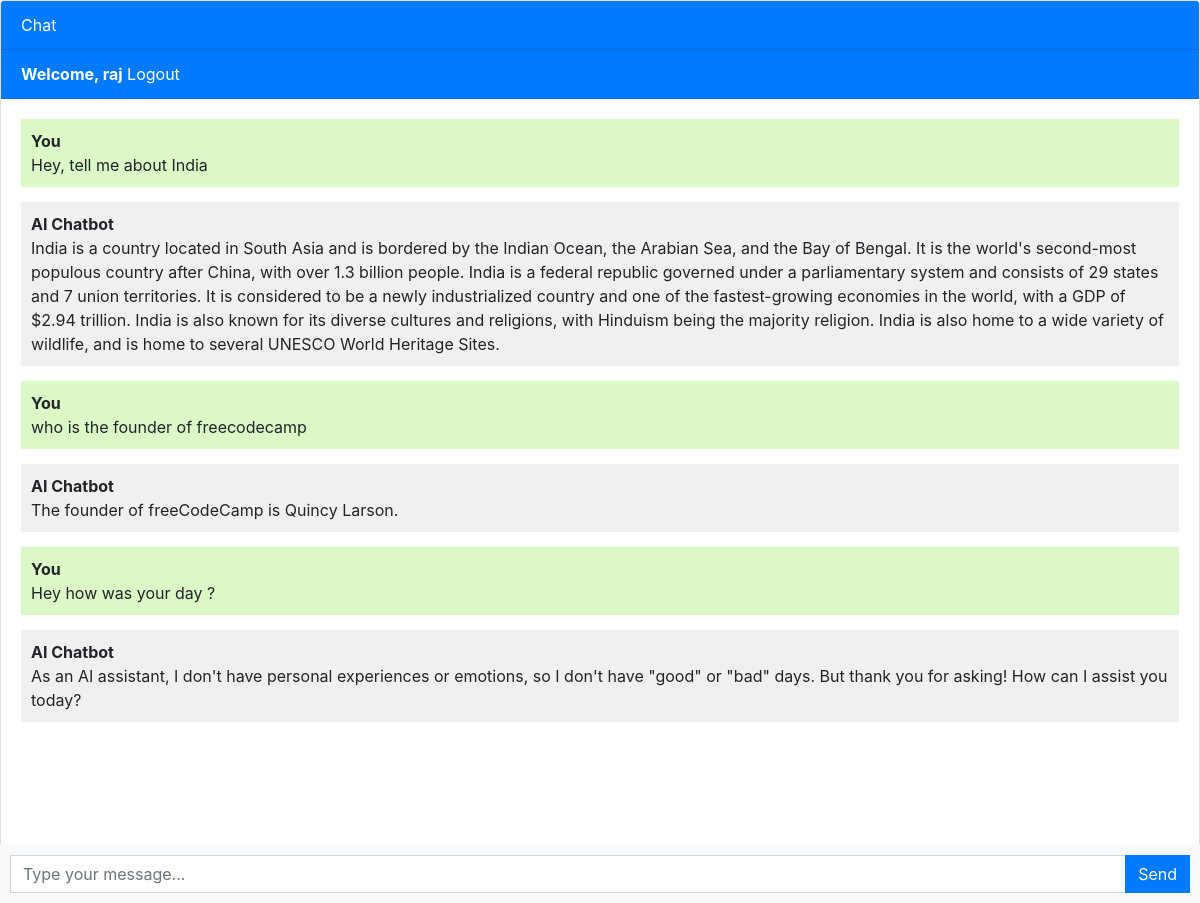
The app's page / (signed in) with its own data.
### chatbot/models.py (models this page shows, shortened)
class Chat(models.Model):
    user= models.ForeignKey(User, on_delete= models.CASCADE)
    message= models.TextField()
    response= models.TextField()
    created_at= models.DateTimeField(auto_now_add= True)

### chatbot/views.py (the view)
# urls.py: path('', views.chatbot, name='chatbot'),
def chatbot(request):
    chats= Chat.objects.filter(user= request.user)
    if request.method == 'POST':
        message= request.POST.get('message')
        response = ask_openai(message)
        chat= Chat(user= request.user, message=message, response= response, created_at=timezone.now())
        chat.save()
        return JsonResponse({'message': message, 'response': response})
    return render(request, 'chatbot.html', {'chats': chats})

### templates/chatbot.html (shortened to what this page needs)
{% extends 'base.html' %}
{% block content %}
<div class="chat-container">
  <div class="card flex-grow-1">
    <div class="card-header bg-primary text-white">Chat</div>
    {% if user.is_authenticated %}
    <div class="card-header bg-primary text-white"><b>Welcome, {{user.username}}</b> <a style="color: white;" href="logout">Logout</a></div>
    {% else %}
    <div class="card-header bg-primary text-white"><a style="color: white;" href="login">Login</a> <a style="color: white;" href="register">Register</a></div>
    {% endif %}
    <div class="card-body messages-box">
      <ul class="list-unstyled messages-list">
      {% for chat in chats %}
         {% if chat.user == request.user %}
            <li class="message sent">
          <div class="message-text">
            <div class="message-sender">
              <b>You</b>
            </div>
            <div class="message-content">
              {{chat.message}}
            </div>
          </div>
        </li>
        <li class="message received">
          <div class="message-text">
            <div class="message-sender">
              <b>AI Chatbot</b>
            </div>
            <div class="message-content">
              {{chat.response}}
            </div>
          </div>
        </li>
          {% endif %}
      {% endfor %}
      </ul>
    </div>
    <br><br>
    <br><br>
    <br><br>
  </div>
  <form class="message-form">
    <div class="input-group">
      <input type="text" class="form-control message-input" placeholder="Type your message...">
      <div class="input-group-append">
        <button type="submit" class="btn btn-primary btn-send">Send</button>
      </div>
    </div>
  </form>
</div>
{% endblock %}

### templates/base.html (shortened to what this page needs)
<!DOCTYPE html>
<html lang="en">
  <head>
    <link rel="stylesheet" href="https://stackpath.bootstrapcdn.com/bootstrap/4.3.1/css/bootstrap.min.css">
  </head>
  <body>
    {% block content %}{% endblock %}
  </body>
</html>

### templates/chatbot.html (style rules this page uses)
body, html { height: 100%; }
.messages-box { flex: 1; overflow-y: auto; }
.messages-list { padding-left: 0; }
.message { margin-bottom: 15px; list-style: none; }
.message-text { padding: 10px; border-radius: 5px; }
.sent { background-color: #dcf8c6; align-self: flex-end; }
.received { background-color: #f1f0f0; align-self: flex-start; }
.message-form { display: flex; position: fixed; bottom: 0; left: 0; right: 0; padding: 10px; background-color: #f8f9fa; }
.message-input { flex: 1; border-radius: 0; border-right: none; }
.btn-send { border-radius: 0; }
.chat-container { height: 100%; display: flex; flex-direction: column; }

### records on screen
Chat: message "Hey, tell me about India", response "India is a country located in South Asia and is bordered by the Indian Ocean, the Arabian Sea, and the Bay of Bengal. It is the world's second-most populous country after China, with over 1.3 billion people. India is a federal republic governed under a parliamentary system and consists of 29 states and 7 union territories. It is considered to be a newly industrialized country and one of the fastest-growing economies in the world, with a GDP of $2.94 trillion. India is also known for its diverse cultures and religions, with Hinduism being the majority religion. India is also home to a wide variety of wildlife, and is home to several UNESCO World Heritage Sites."
Chat: message "who is the founder of freecodecamp", response "The founder of freeCodeCamp is Quincy Larson."
Chat: message "Hey how was your day ?", response "As an AI assistant, I don't have personal experiences or emotions, so I don't have \"good\" or \"bad\" days. But thank you for asking! How can I assist you today?"

### other values on screen
{{ user.username }} "raj"
